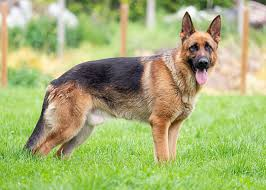
#> input picture photos/bigdog.jpg, 266 x 190 px
$ python gradients.py
#> lines starting #> are read from the running program, lines starting #| are printed output that depends on the picture; after the words box and inside, x2 and y2 are one past the last pixel; in counts of white or black regions, pixels touching at a corner belong together
import cv2 as cv
import numpy as np

img = cv.imread('photos/bigdog.jpg')
#> img is the input picture: shape (190, 266, 3); mean B, G, R 116.4, 177.8, 166.7
cv.imshow('Dog', img)

#ways to compute edges in an image

gray = cv.cvtColor(img, cv.COLOR_BGR2GRAY)
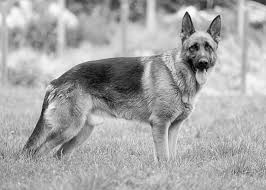
#> gray: shape (190, 266); min 1, max 254, mean 167.5

#Laplacian
lap = cv.Laplacian(gray, cv.CV_64F)
lap = np.uint8(np.absolute(lap))
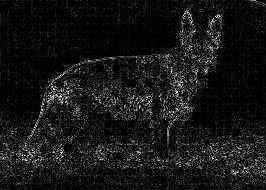
#> lap: shape (190, 266); min 0, max 254, mean 23.3
cv.imshow('Laplacian', lap)

#Sobel gradient magnitude reppresentation
sobelx = cv.Sobel(gray, cv.CV_64F, 1, 0)
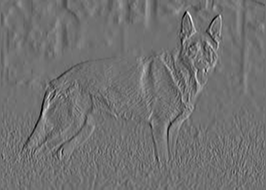
#> sobelx: shape (190, 266) float64; min -703, max 877, mean 0.2; drawn with min black and max white
sobely = cv.Sobel(gray, cv.CV_64F, 0, 1)
combined_sobel = cv.bitwise_or(sobelx, sobely)
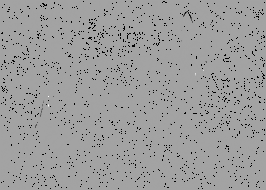
#> combined_sobel: shape (190, 266) float64; 3.46% of the values are NaN or infinite; the others: min -130944, max 73600, mean -164.2; drawn with min black, max white, NaN and infinite black

cv.imshow('X', sobelx)
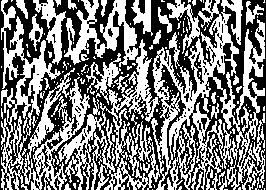
#> window 'X': shape (190, 266); 48.7% white; 184 white regions (144 under 20 px), largest, box (x1, y1, x2, y2) and area: (151, 0, 265, 190) 8506, (1, 0, 90, 190) 5296, (58, 39, 160, 190) 3848
cv.imshow('Y', sobely)
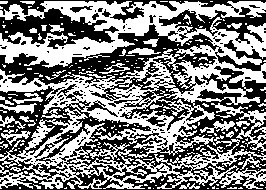
#> window 'Y': shape (190, 266); 49.6% white; 260 white regions (225 under 20 px), largest, box (x1, y1, x2, y2) and area: (0, 1, 266, 189) 21520, (211, 103, 266, 152) 580, (0, 103, 37, 114) 185
cv.imshow('Combined Sobel', combined_sobel)

canny = cv.Canny(gray, 150, 175)
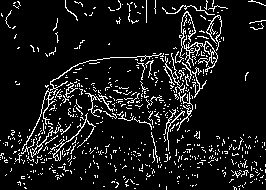
#> canny: shape (190, 266); 9.4% white in thin lines or dots
cv.imshow('Canny', canny)

cv.waitKey(0)

$ run again, with photos/boston.jpg copied over photos/bigdog.jpg
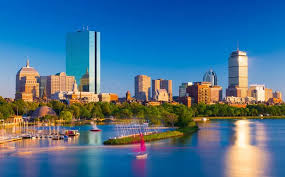
#> input picture photos/boston.jpg, 285 x 177 px
#> img is the input picture: shape (177, 285, 3); mean B, G, R 144.2, 113.4, 73
#> `cv.imshow('X', sobelx)`:
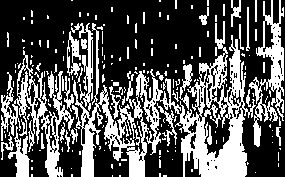
#> window 'X': shape (177, 285); 33.9% white; 196 white regions (154 under 20 px), largest, box (x1, y1, x2, y2) and area: (72, 21, 256, 177) 8326, (1, 50, 74, 177) 2495, (249, 0, 284, 147) 1744
#> `canny = cv.Canny(gray, 150, 175)`:
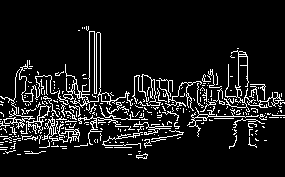
#> canny: shape (177, 285); 9.8% white in thin lines or dots, all inside (x1, y1, x2, y2) = (0, 26, 285, 159)

$ run again, with photos/cats.jpg copied over photos/bigdog.jpg
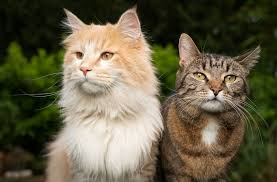
#> input picture photos/cats.jpg, 277 x 182 px
#> img is the input picture: shape (182, 277, 3); mean B, G, R 71.5, 94.9, 101.7
#> `cv.imshow('X', sobelx)`:
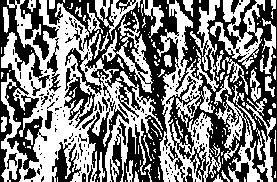
#> window 'X': shape (182, 277); 49.5% white; 167 white regions (124 under 20 px), largest, box (x1, y1, x2, y2) and area: (1, 0, 163, 182) 11551, (157, 0, 221, 182) 4866, (210, 0, 265, 69) 1465
#> `canny = cv.Canny(gray, 150, 175)`:
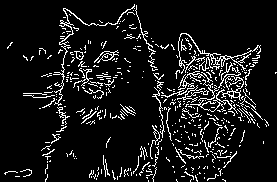
#> canny: shape (182, 277); 9.2% white in thin lines or dots
